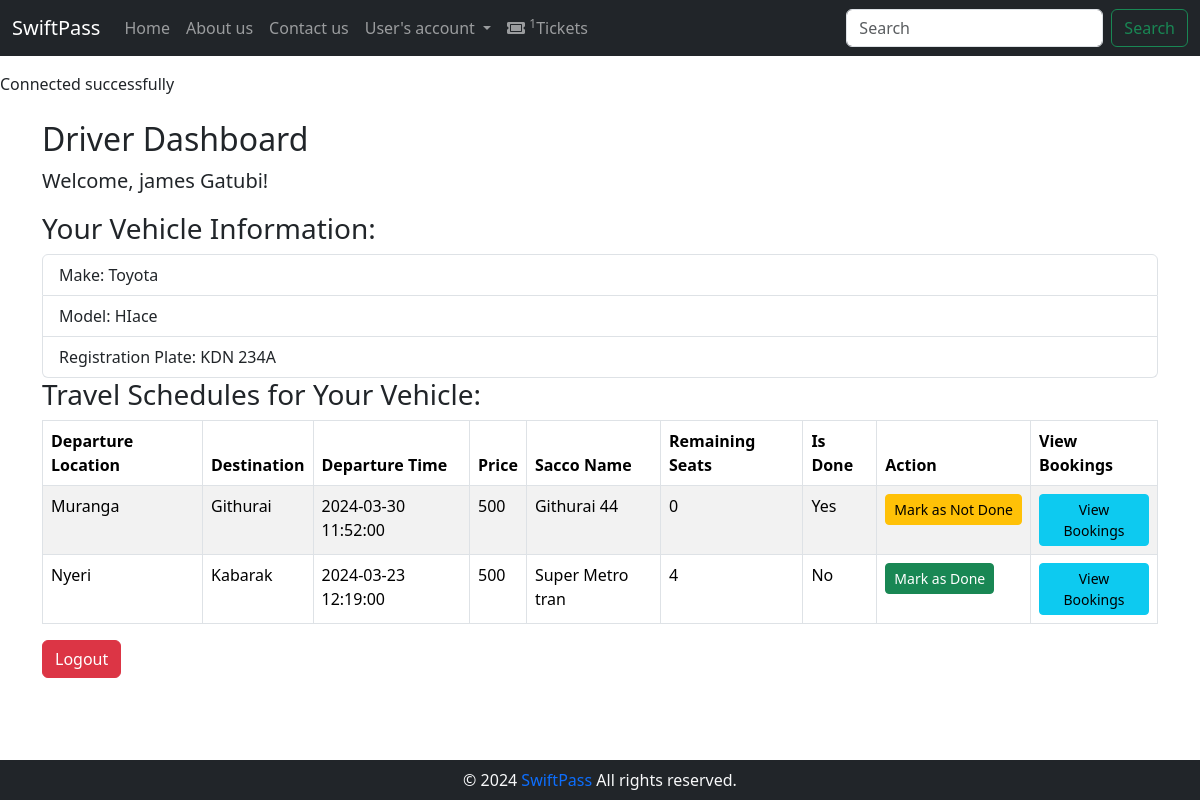
/driver/driver_dashboard.php (signed in), run on an earlier commit of the app's database.
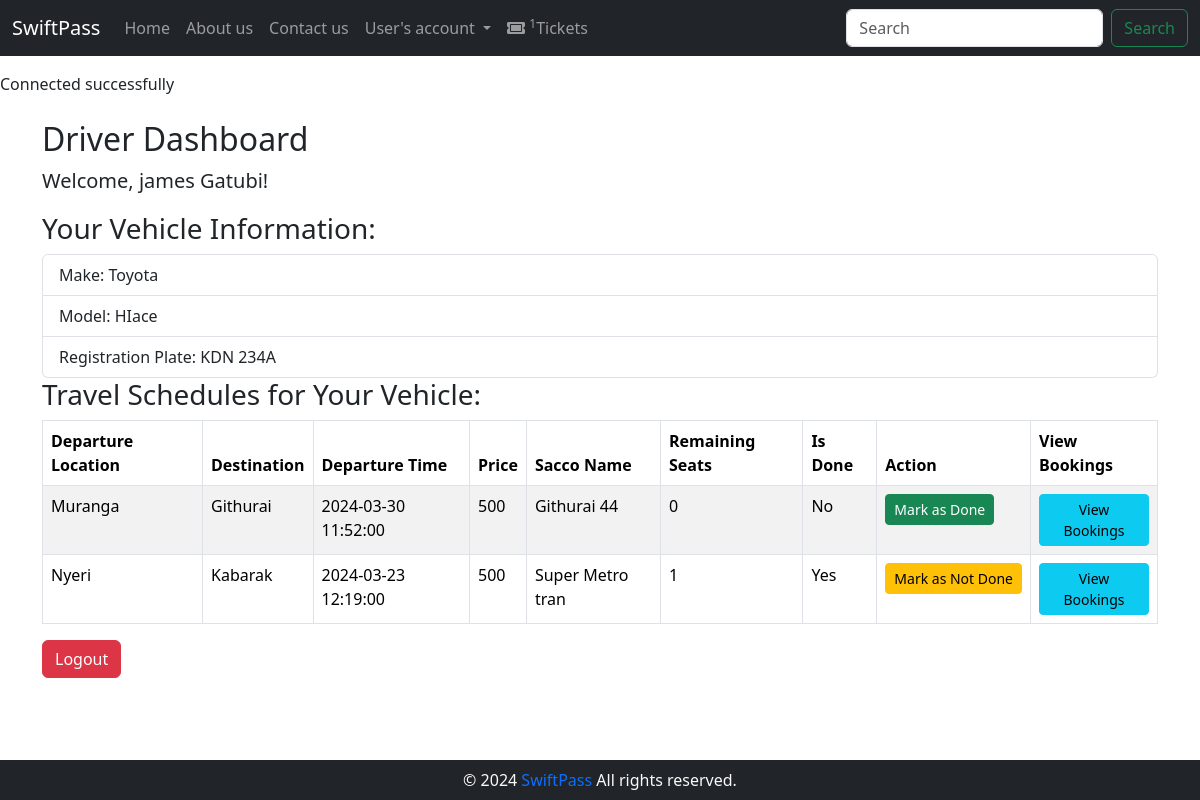
And on a later commit of the database.
### tables this page shows
CREATE TABLE `travelschedule` (
                                  `id` int(11) NOT NULL,
                                  `departure_location` varchar(255) NOT NULL,
                                  `destination` varchar(255) NOT NULL,
                                  `departure_time` datetime NOT NULL DEFAULT current_timestamp(),
                                  `price` float NOT NULL,
                                  `vehicle_id` int(11) NOT NULL,
                                  `is_done` tinyint(1) NOT NULL DEFAULT 0
);

### driver/driver_dashboard.php (the view, shortened to what this page needs)
<?php
include '../auth/database.php';
$driverId = $_SESSION["user"]["id"];
$driverQuery = "SELECT u.*, v.id AS vehicle_id, v.make, v.model, v.registration_plate
                FROM User u
                LEFT JOIN Vehicle v ON u.id = v.driver_id
                WHERE u.id = '$driverId'";
$driverResult = mysqli_query($conn, $driverQuery);
$driverInfo = mysqli_fetch_assoc($driverResult);
$schedulesQuery = "SELECT ts.*, s.name AS sacco_name,
                        v.capacity - COUNT(t.seat_number) AS remaining_seats
                  FROM TravelSchedule ts
                  INNER JOIN Vehicle v ON ts.vehicle_id = v.id
                  LEFT JOIN Ticket t ON ts.id = t.travel_schedule_id
                  LEFT JOIN Sacco s ON v.sacco_id = s.id
                  WHERE v.driver_id = '{$driverId}'
                  GROUP BY ts.id";
$schedulesResult = mysqli_query($conn, $schedulesQuery);
?>
<div class="container mt-4">
    <h2>Driver Dashboard</h2>
    <p class="lead">Welcome, <?php echo $driverInfo['first_name'] . ' ' . $driverInfo['last_name']; ?>!</p>
    <h3>Your Vehicle Information:</h3>
    <ul class="list-group">
        <li class="list-group-item">Make: <?php echo $driverInfo['make']; ?></li>
        <li class="list-group-item">Model: <?php echo $driverInfo['model']; ?></li>
        <li class="list-group-item">Registration Plate: <?php echo $driverInfo['registration_plate']; ?></li>
    </ul>
    <h3>Travel Schedules for Your Vehicle:</h3>
    <?php if (mysqli_num_rows($schedulesResult) > 0) : ?>
        <table class="table table-bordered table-striped">
            <thead class="thead-dark">
            <tr>
                <th>Departure Location</th>
                <th>Destination</th>
                <th>Departure Time</th>
                <th>Price</th>
                <th>Sacco Name</th>
                <th>Remaining Seats</th>
                <th>Is Done</th>
                <th>Action</th>
                <th>View Bookings</th>
            </tr>
            </thead>
            <tbody>
            <?php while ($schedule = mysqli_fetch_assoc($schedulesResult)) : ?>
                <tr>
                    <td><?php echo $schedule['departure_location']; ?></td>
                    <td><?php echo $schedule['destination']; ?></td>
                    <td><?php echo $schedule['departure_time']; ?></td>
                    <td><?php echo $schedule['price']; ?></td>
                    <td><?php echo $schedule['sacco_name']; ?></td>
                    <td><?php echo $schedule['remaining_seats']; ?></td>
                    <td>
                        <?php echo $schedule['is_done'] ? 'Yes' : 'No'; ?>
                    </td>
                    <td>
                        <form method="post" action="<?php echo htmlspecialchars($_SERVER["PHP_SELF"]); ?>">
                            <input type="submit" class="btn btn-sm btn-<?php echo $schedule['is_done'] ? 'warning' : 'success'; ?>" value="<?php echo $schedule['is_done'] ? 'Mark as Not Done' : 'Mark as Done'; ?>">
                        </form>
                    </td>
                    <td>
                        <a href="view_bookings.php?schedule_id=<?php echo $schedule['id']; ?>" class="btn btn-sm btn-info">View Bookings</a>
                    </td>
                </tr>
            <?php endwhile; ?>
            </tbody>
        </table>
    <?php else : ?>
        <p>No travel schedules found for your vehicle.</p>
    <?php endif; ?>
    <a href="../auth/logout.php" class="btn btn-danger">Logout</a>
</div>
<?php
include('../layout.php');
?>

What changed in the data, as far as the page shows it:
changed travelschedule "Muranga": is_done "Mark as Not Done" → "Mark as Done"; is_done "Yes" → "No"
changed travelschedule "Nyeri": remaining_seats "4" → "1"; is_done "Mark as Done" → "Mark as Not Done"; is_done "No" → "Yes"
